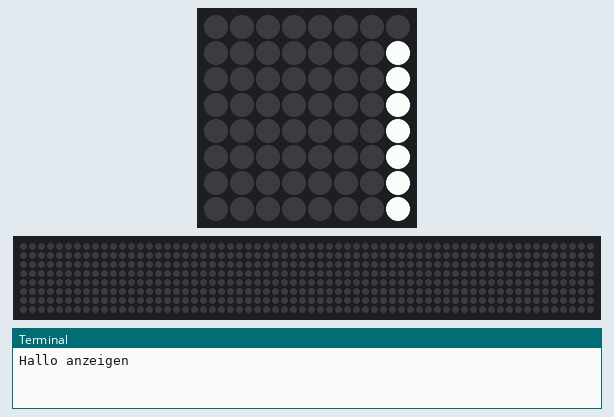
Recording of a program running on a simulated Raspberry Pi (BCM pin numbers) with a Sense HAT. Parts: the Sense HAT's 8×8 RGB LED matrix, a strip that is not on the board, showing the scrolling text unrolled, the last lines printed to the terminal. Dim RGB values are drawn brighter than linear; the 64×8 strip is a reading aid, not a part: it shows the text the matrix is scrolling, unrolled, one strip-width of it at a time.

Above: at 0.17 s.
At 3.59 s:
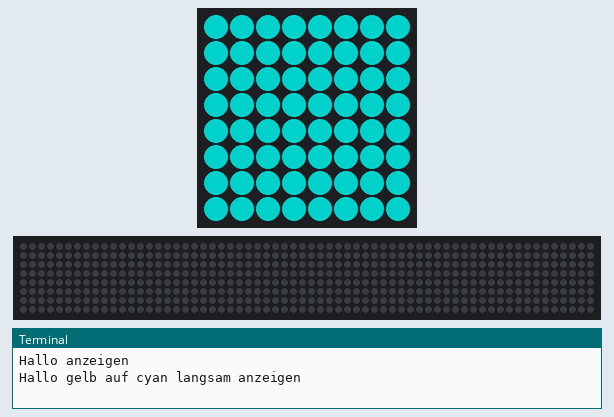
At 12.61 s:
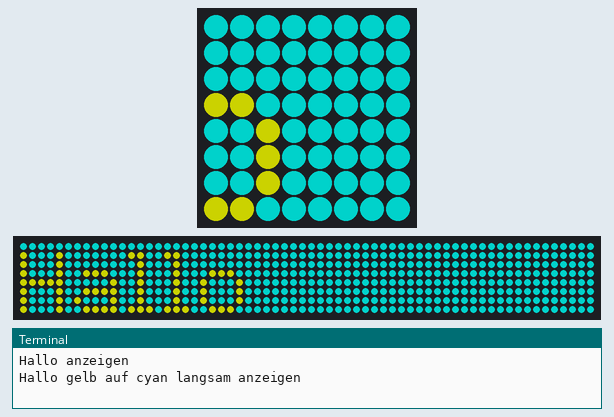
At 17.14 s:
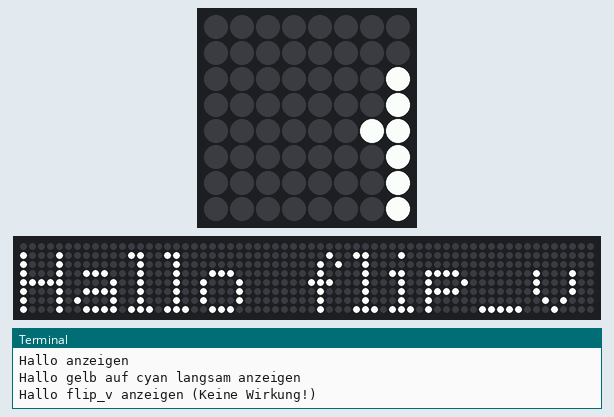
At 21.77 s:
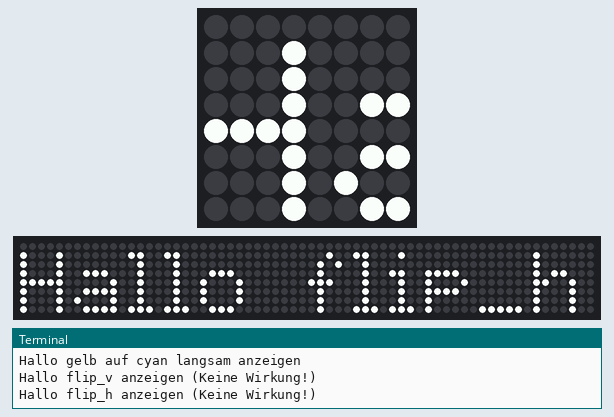
At 39.9 s:
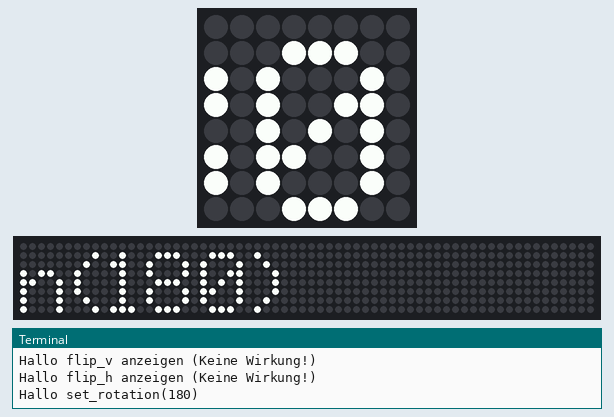

The program:

HAT_01_Hello.py
```python
#!/usr/bin/python3

from sense_hat import SenseHat
from time import sleep

sense = SenseHat()
sense.clear()

print("Hallo anzeigen")
sense.show_message("Hallo")


print("Hallo gelb auf cyan langsam anzeigen")
sense.show_message("Hallo",scroll_speed=0.3,text_colour=[125,125,0],back_colour=[0,125,125])

sense.clear()

print("Hallo flip_v anzeigen (Keine Wirkung!)")
sense.flip_v()
sense.show_message("Hallo flip_v")

print("Hallo flip_h anzeigen (Keine Wirkung!)")
sense.flip_h()
sense.show_message("Hallo flip_h")

print("Hallo set_rotation(180)")
sense.set_rotation(180)
sense.show_message("Hallo set_rotation(180)")


sense.show_letter("Q")
sleep(2)

for i in reversed(range(0,10)):
    sense.show_letter(str(i))
    sleep(1)

sense.clear()
```
